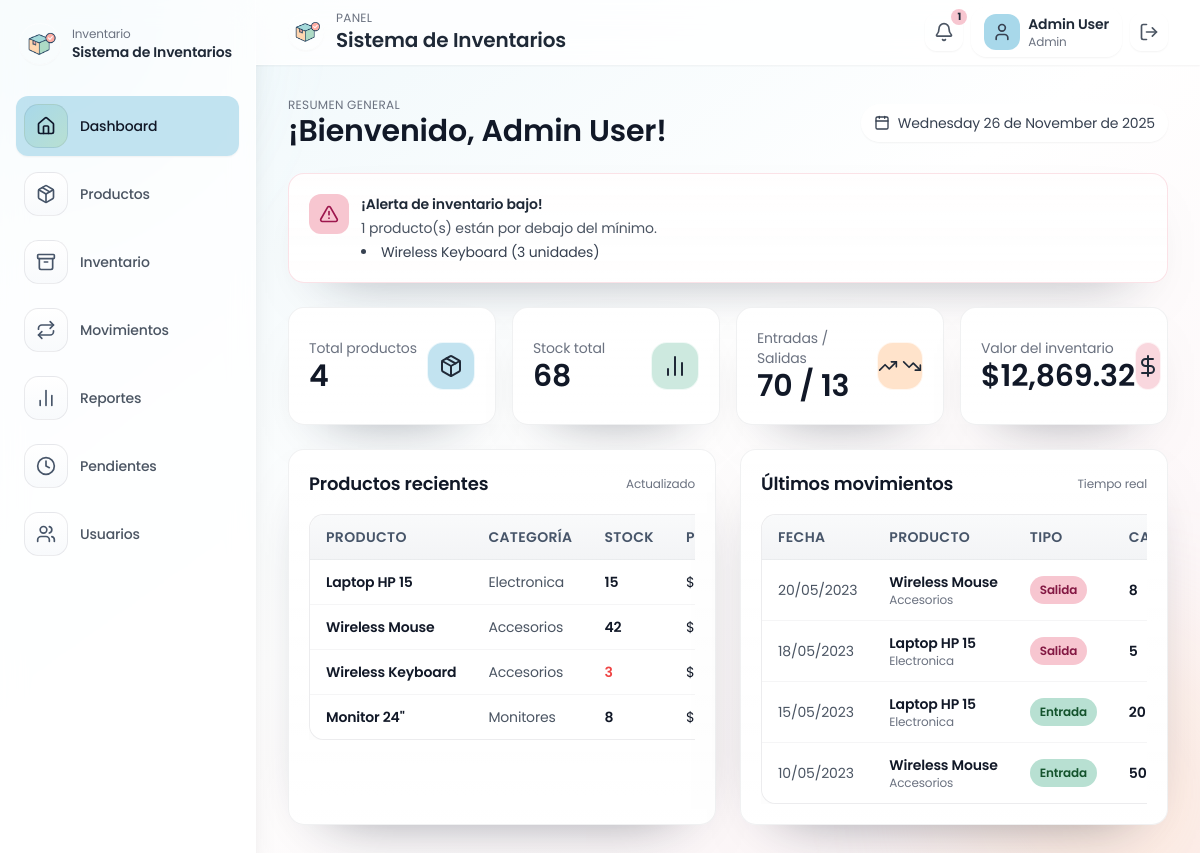
The page / (signed in) on the database its author committed.
### tables this page shows
CREATE TABLE IF NOT EXISTS products (
    id INT AUTO_INCREMENT PRIMARY KEY,
    name VARCHAR(150) NOT NULL,
    description TEXT,
    category_id INT NOT NULL,
    price DECIMAL(10,2) NOT NULL DEFAULT 0,
    cost DECIMAL(10,2) NOT NULL DEFAULT 0,
    stock_quantity INT NOT NULL DEFAULT 0,
    min_stock_level INT NOT NULL DEFAULT 0,
    active TINYINT(1) NOT NULL DEFAULT 1,
    image_url TEXT,
    created_at DATETIME NOT NULL DEFAULT CURRENT_TIMESTAMP,
    CONSTRAINT fk_products_category FOREIGN KEY (category_id) REFERENCES categories(id) ON UPDATE CASCADE
);

CREATE TABLE IF NOT EXISTS categories (
    id INT AUTO_INCREMENT PRIMARY KEY,
    name VARCHAR(120) NOT NULL UNIQUE,
    created_at DATETIME NOT NULL DEFAULT CURRENT_TIMESTAMP
);

CREATE TABLE IF NOT EXISTS movements (
    id INT AUTO_INCREMENT PRIMARY KEY,
    product_id INT NOT NULL,
    type ENUM('in', 'out') NOT NULL,
    quantity INT NOT NULL,
    date DATETIME NOT NULL DEFAULT CURRENT_TIMESTAMP,
    notes VARCHAR(255) DEFAULT '',
    user_id INT NULL,
    status ENUM('pending', 'approved', 'rejected') NOT NULL DEFAULT 'pending',
    CONSTRAINT fk_movements_product FOREIGN KEY (product_id) REFERENCES products(id) ON DELETE CASCADE,
    CONSTRAINT fk_movements_user FOREIGN KEY (user_id) REFERENCES users(id) ON DELETE SET NULL
);

### app/Views/dashboard/index.php (the view, shortened to what the rows shown need)
<?php $user = auth_user(); ?>
<div class="max-w-7xl mx-auto space-y-6">
    <div class="flex flex-col sm:flex-row sm:items-center sm:justify-between gap-3">
        <div>
            <h2 class="text-3xl font-semibold text-gray-900">
                ¡Bienvenido, <?= e($user['name'] ?? '') ?>!
            </h2>
        </div>
    </div>
    <?php if (!empty($lowStock)): ?>
        <div class="card border border-pink-pastel/50 bg-pink-pastel/30">
            <div class="flex items-start gap-3">
                <div class="space-y-1">
                    <ul class="mt-1 list-disc list-inside text-sm text-gray-700 space-y-1">
                        <?php foreach (array_slice($lowStock, 0, 3) as $p): ?>
                            <li><?= e($p['name']) ?> (<?= (int) $p['stock_quantity'] ?> unidades)</li>
                        <?php endforeach; ?>
                    </ul>
                </div>
            </div>
        </div>
    <?php endif; ?>
    <div class="grid grid-cols-1 lg:grid-cols-2 gap-6">
        <div class="card">
            <div class="overflow-x-auto">
                <table class="table-soft min-w-full divide-y divide-gray-200 text-sm">
                    <thead>
                    <tr>
                        <th class="px-4 py-3 text-left uppercase tracking-wide">Producto</th>
                        <th class="px-4 py-3 text-left uppercase tracking-wide">Categoría</th>
                        <th class="px-4 py-3 text-left uppercase tracking-wide">Stock</th>
                        <th class="px-4 py-3 text-left uppercase tracking-wide">Precio</th>
                    </tr>
                    </thead>
                    <tbody class="bg-white divide-y divide-gray-100">
                    <?php foreach ($recentProducts as $product): ?>
                        <tr class="hover:bg-gray-50/80 transition-colors">
                            <td class="px-4 py-3 whitespace-nowrap">
                                <div class="text-sm font-semibold text-gray-900"><?= e($product['name']) ?></div>
                            </td>
                            <td class="px-4 py-3 whitespace-nowrap">
                                <div class="text-sm text-gray-600"><?= e($product['category']) ?></div>
                            </td>
                            <td class="px-4 py-3 whitespace-nowrap">
                                <div class="text-sm font-semibold <?= $product['stock_quantity'] <= $product['min_stock_level'] ? 'text-red-500' : 'text-gray-900' ?>">
                                    <?= (int) $product['stock_quantity'] ?>
                                </div>
                            </td>
                            <td class="px-4 py-3 whitespace-nowrap">
                                <div class="text-sm text-gray-900">$<?= number_format((float) $product['price'], 2) ?></div>
                            </td>
                        </tr>
                    <?php endforeach; ?>
                    </tbody>
                </table>
            </div>
        </div>
        <div class="card">
            <div class="overflow-x-auto">
                <table class="table-soft min-w-full divide-y divide-gray-200 text-sm">
                    <thead>
                    <tr>
                        <th class="px-4 py-3 text-left uppercase tracking-wide">Fecha</th>
                        <th class="px-4 py-3 text-left uppercase tracking-wide">Producto</th>
                        <th class="px-4 py-3 text-left uppercase tracking-wide">Tipo</th>
                        <th class="px-4 py-3 text-left uppercase tracking-wide">Cantidad</th>
                    </tr>
                    </thead>
                    <tbody class="bg-white divide-y divide-gray-100">
                    <?php foreach ($recentMovements as $movement): ?>
                        <tr class="hover:bg-gray-50/80 transition-colors">
                            <td class="px-4 py-3 whitespace-nowrap">
                                <div class="text-sm text-gray-600">
                                    <?= date('d/m/Y', strtotime($movement['date'])) ?>
                                </div>
                            </td>
                            <td class="px-4 py-3 whitespace-nowrap">
                                <div class="text-sm font-semibold text-gray-900"><?= e($movement['product_name']) ?></div>
                                <div class="text-xs text-gray-500"><?= e($movement['product_category']) ?></div>
                            </td>
                            <td class="px-4 py-3 whitespace-nowrap">
                                <span class="px-2.5 py-1 inline-flex text-xs leading-5 font-semibold rounded-full <?= $movement['type'] === 'in' ? 'bg-green-pastel text-green-900' : 'bg-pink-pastel text-pink-900' ?>">
                                    <?= $movement['type'] === 'in' ? 'Entrada' : 'Salida' ?>
                                </span>
                            </td>
                            <td class="px-4 py-3 whitespace-nowrap">
                                <div class="text-sm font-semibold text-gray-900"><?= (int) $movement['quantity'] ?></div>
                            </td>
                        </tr>
                    <?php endforeach; ?>
                    </tbody>
                </table>
            </div>
        </div>
    </div>
</div>

### rows shown on the page
products: name "Wireless Keyboard", stock_quantity "3", category.name "Accesorios"
products: name "Laptop HP 15", category.name "Electronica", stock_quantity "15"
products: name "Wireless Mouse", category.name "Accesorios", stock_quantity "42"
products: name "Monitor 24\"", category.name "Monitores", stock_quantity "8"
movements: date "20/05/2023", product.name "Wireless Mouse", categories.name "Accesorios", type "Salida", quantity "8"
movements: date "18/05/2023", product.name "Laptop HP 15", categories.name "Electronica", type "Salida", quantity "5"
movements: date "15/05/2023", product.name "Laptop HP 15", categories.name "Electronica", type "Entrada", quantity "20"
movements: date "10/05/2023", product.name "Wireless Mouse", categories.name "Accesorios", type "Entrada", quantity "50"

### other values the page prints
config('app.name') "Sistema de Inventarios"
$link['label'] "Dashboard"
$link['label'] "Productos"
$link['label'] "Inventario"
$link['label'] "Movimientos"
$link['label'] "Reportes"
$link['label'] "Pendientes"
$link['label'] "Usuarios"
$lowStockCount "1"
$user['name'] "Admin User"
$user['role'] "Admin"
strftime('%A %d de %B de %Y') "Wednesday 26 de November de 2025"
count($lowStock) "1"
$stats['total_products'] "4"
$stats['total_stock'] "68"
